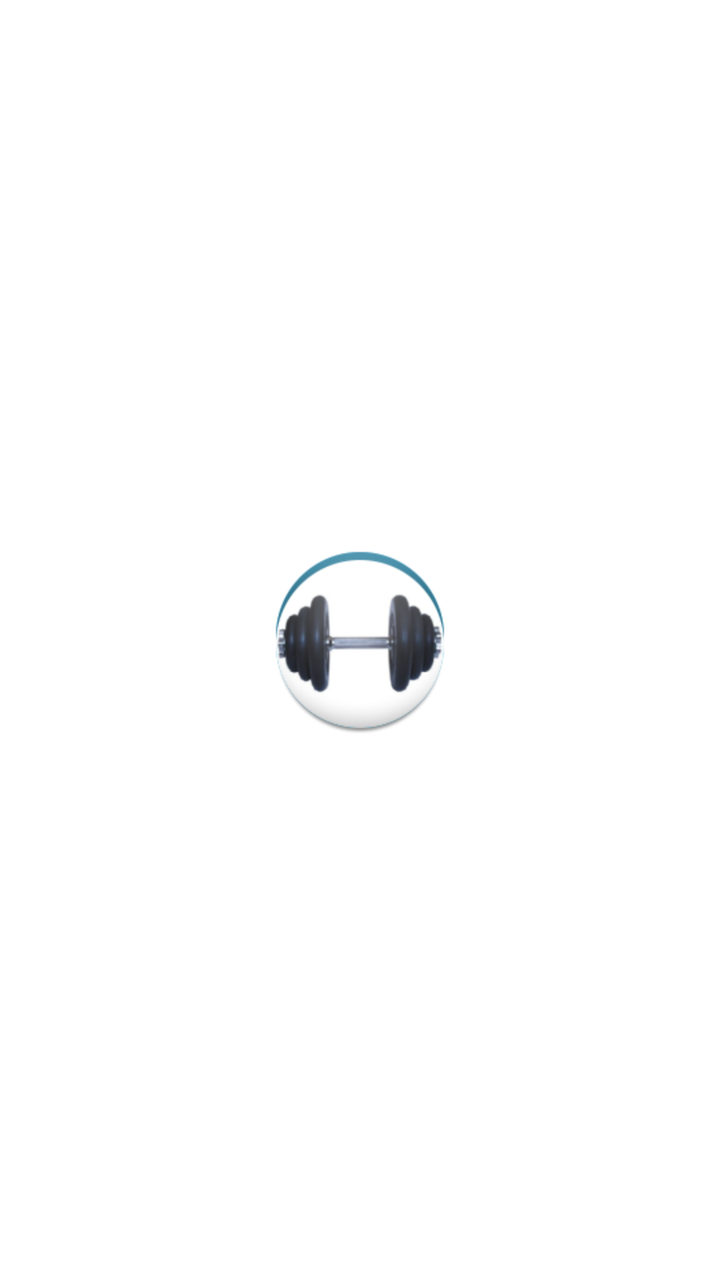
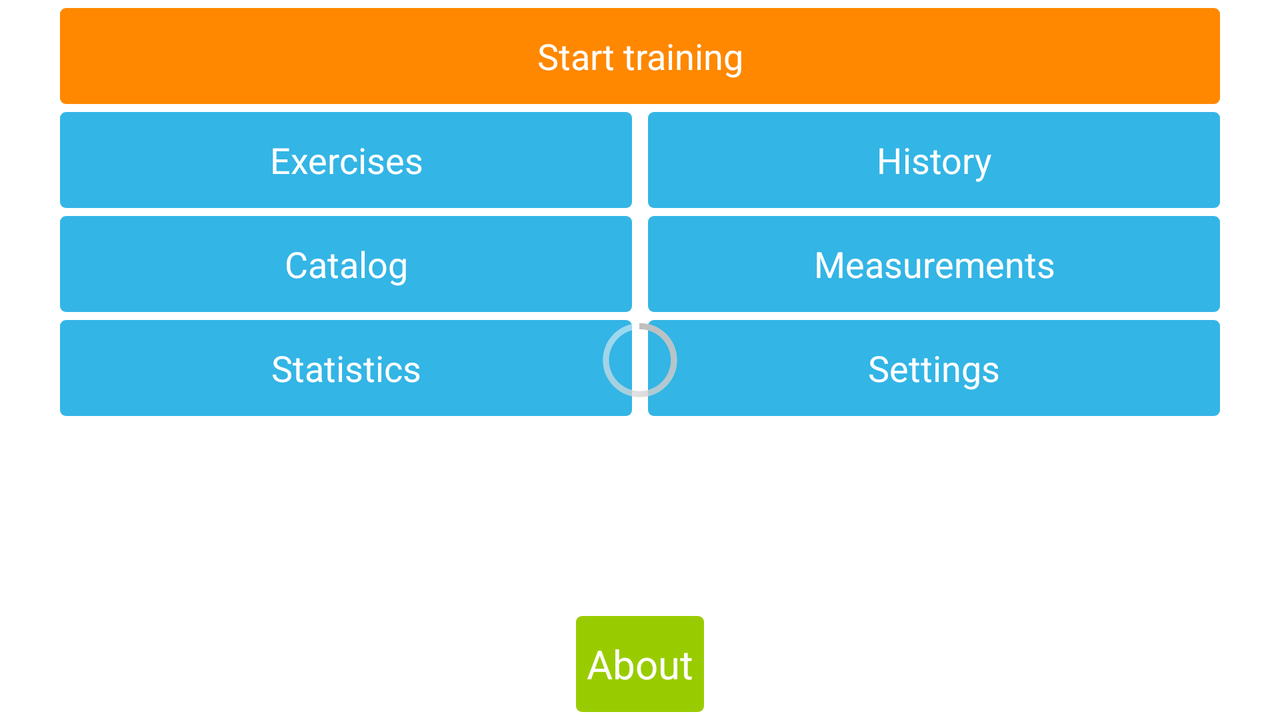

One screen, two layout resources from the same app: the default and the repository's alternative for another configuration. Each is rendered where Android would select it; the XML of both is given below.
<!-- AndroidManifest.xml: application theme Theme.Mynewactionbar -->
<!-- res/layout/activity_main.xml -->
<?xml version="1.0" encoding="utf-8"?>
<RelativeLayout xmlns:android="http://schemas.android.com/apk/res/android"
    android:layout_width="match_parent"
    android:layout_height="match_parent"
    android:background="@color/white"
    android:paddingLeft="16dp"
    android:paddingRight="16dp"
    android:paddingTop="8dp" >

    <ImageView
        android:id="@+id/imageView1"
        android:layout_width="wrap_content"
        android:layout_height="wrap_content"
        android:layout_centerHorizontal="true"
        android:scaleType="fitCenter"
        android:scaleX="2"
        android:scaleY="2"
        android:layout_centerVertical="true"
        android:src="@drawable/ic_launcher" />

</RelativeLayout>
<!-- resources referenced by this layout -->
<resources>
  <color name="white">#ffffff</color>
  <!-- drawable selectable_background_mynewactionbar (drawable) -->
  <?xml version="1.0" encoding="utf-8"?>
  <selector xmlns:android="http://schemas.android.com/apk/res/android"
          android:exitFadeDuration="@android:integer/config_mediumAnimTime" >
      <item android:state_pressed="false" android:state_focused="true" android:drawable="@drawable/list_focused_mynewactionbar" />
      <item android:state_pressed="true" android:drawable="@drawable/list_pressed_mynewactionbar" />
      <item android:drawable="@android:color/transparent" />
  </selector>
  <style name="PopupMenu.Mynewactionbar" parent="@android:style/Widget.Holo.ListPopupWindow">
          <item name="android:popupBackground">@drawable/menu_dropdown_panel_mynewactionbar</item>
      </style>
  <style name="DropDownListView.Mynewactionbar" parent="@android:style/Widget.Holo.ListView.DropDown">
          <item name="android:listSelector">@drawable/selectable_background_mynewactionbar</item>
      </style>
  <style name="ActionBarTabStyle.Mynewactionbar" parent="@android:style/Widget.Holo.ActionBar.TabView">
          <item name="android:background">@drawable/tab_indicator_ab_mynewactionbar</item>
          <item name="android:textColor">@color/white</item>
      </style>
  <style name="DropDownNav.Mynewactionbar" parent="@android:style/Widget.Holo.Spinner">
          <item name="android:background">@drawable/spinner_background_ab_mynewactionbar</item>
          <item name="android:popupBackground">@drawable/menu_dropdown_panel_mynewactionbar</item>
          <item name="android:dropDownSelector">@drawable/selectable_background_mynewactionbar</item>
      </style>
  <style name="ActionBar.Solid.Mynewactionbar" parent="@android:style/Widget.Holo.Light.ActionBar.Solid.Inverse">
          <item name="android:background">@drawable/ab_solid_mynewactionbar</item>
          <item name="android:backgroundStacked">@drawable/ab_stacked_solid_mynewactionbar</item>
          <item name="android:backgroundSplit">@drawable/ab_bottom_solid_mynewactionbar</item>
          <item name="android:progressBarStyle">@style/ProgressBar.Mynewactionbar</item>
          <item name="android:subtitleTextStyle">@style/MyTheme.ActionBar.TitleTextStyle</item>
      </style>
  <style name="ActionButton.CloseMode.Mynewactionbar" parent="@android:style/Widget.Holo.ActionButton.CloseMode">
          <item name="android:background">@drawable/btn_cab_done_mynewactionbar</item>
      </style>
  <style name="Theme.Mynewactionbar.Widget" parent="@android:style/Theme.Holo">
          <item name="android:popupMenuStyle">@style/PopupMenu.Mynewactionbar</item>
          <item name="android:dropDownListViewStyle">@style/DropDownListView.Mynewactionbar</item>
      </style>
  <style name="ProgressBar.Mynewactionbar" parent="@android:style/Widget.Holo.ProgressBar.Horizontal">
          <item name="android:progressDrawable">@drawable/progress_horizontal_mynewactionbar</item>
      </style>
  <style name="MyTheme.ActionBar.TitleTextStyle" parent="@android:style/TextAppearance.Holo.Widget.ActionBar.Title">
          <item name="android:textColor">@color/white</item>
      </style>
  <!-- drawable btn_cab_done_mynewactionbar (drawable) -->
  <?xml version="1.0" encoding="utf-8"?>
  <selector xmlns:android="http://schemas.android.com/apk/res/android">
      <item android:state_pressed="true"
          android:drawable="@drawable/btn_cab_done_pressed_mynewactionbar" />
      <item android:state_focused="true" android:state_enabled="true"
          android:drawable="@drawable/btn_cab_done_focused_mynewactionbar" />
      <item android:state_enabled="true"
          android:drawable="@drawable/btn_cab_done_default_mynewactionbar" />
  </selector>
  <!-- some entries are left out for length -->
</resources>
<!-- res/layout-land/activity_main.xml (the repository's variant of the layout above) -->
<!-- drawn on the phone turned sideways -->
<?xml version="1.0" encoding="utf-8"?>
<RelativeLayout xmlns:android="http://schemas.android.com/apk/res/android"
    xmlns:ads="http://schemas.android.com/apk/lib/com.google.ads"
    android:layout_width="match_parent"
    android:layout_height="match_parent"
    android:background="@drawable/cream_pixels_bitmap"
    android:gravity="right" >

    <Button
        android:id="@+id/buttonStartTraining"
        android:layout_width="match_parent"
        android:layout_height="wrap_content"
        android:layout_gravity="left"
        android:layout_marginBottom="4dp"
        android:layout_marginLeft="30dp"
        android:layout_marginRight="30dp"
        android:layout_marginTop="4dp"
        android:background="@drawable/button_start_training"
        android:text="@string/startTrainingButtonString"
        android:textColor="@android:color/white"
        android:textSize="18sp" />

    <LinearLayout
        android:id="@+id/linearLayout1"
        android:layout_width="wrap_content"
        android:layout_height="wrap_content"
        android:layout_alignLeft="@+id/buttonStartTraining"
        android:layout_alignRight="@+id/buttonStartTraining"
        android:layout_below="@+id/buttonStartTraining"
        android:orientation="horizontal" >

        <Button
            android:id="@+id/buttonExcersisesList"
            style="@style/HabraThemeButton"
            android:layout_width="0dp"
            android:layout_height="wrap_content"
            android:layout_marginBottom="4dp"
            android:layout_weight="1"
            android:text="@string/excersisiesListButtonString"
            android:textColor="@android:color/white" />

        <Button
            android:id="@+id/btnWorklog"
            style="@style/HabraThemeButton"
            android:layout_width="0dp"
            android:layout_height="wrap_content"
            android:layout_marginBottom="4dp"
            android:layout_marginLeft="8dp"
            android:layout_weight="1"
            android:text="@string/worklogString"
            android:textColor="@android:color/white" />
    </LinearLayout>

    <LinearLayout
        android:id="@+id/linearLayout2"
        android:layout_width="wrap_content"
        android:layout_height="wrap_content"
        android:layout_alignLeft="@+id/linearLayout1"
        android:layout_alignRight="@+id/linearLayout1"
        android:layout_below="@+id/linearLayout1" >

        <Button
            android:id="@+id/btnCataloginMain"
            style="@style/HabraThemeButton"
            android:layout_width="0dp"
            android:layout_height="wrap_content"
            android:layout_marginBottom="4dp"
            android:layout_weight="1"
            android:text="@string/exe_catalog"
            android:textColor="@android:color/white" />

        <Button
            android:id="@+id/btnMeasurementsS"
            style="@style/HabraThemeButton"
            android:layout_width="0dip"
            android:layout_height="match_parent"
            android:layout_gravity="left"
            android:layout_marginBottom="4dp"
            android:layout_marginLeft="8dp"
            android:layout_weight="1"
            android:text="@string/measurements"
            android:textColor="@android:color/white" />
    </LinearLayout>

    <LinearLayout
        android:id="@+id/lltmp"
        android:layout_width="match_parent"
        android:layout_height="wrap_content"
        android:layout_alignLeft="@+id/linearLayout2"
        android:layout_alignRight="@+id/linearLayout2"
        android:layout_below="@+id/linearLayout2"
        android:orientation="horizontal"
        android:weightSum="2" >

        <Button
            android:id="@+id/btnStatistics"
            style="@style/HabraThemeButton"
            android:layout_width="0dip"
            android:layout_height="wrap_content"
            android:layout_weight="1"
            android:text="@string/statistics" />

        <Button
            android:id="@+id/buttonSettings"
            style="@style/HabraThemeButton"
            android:layout_width="0dip"
            android:layout_height="wrap_content"
            android:layout_marginLeft="8dp"
            android:layout_weight="1"
            android:text="@string/settingsButtonString"
            android:textColor="@android:color/white" />
    </LinearLayout>

    <ProgressBar
        android:id="@+id/progressBar1"
        android:layout_width="wrap_content"
        android:layout_height="wrap_content"
        android:layout_alignParentLeft="true"
        android:layout_alignParentRight="true"
        android:layout_centerVertical="true" />

    <Button
        android:id="@+id/btnInfo"
        android:layout_width="wrap_content"
        android:layout_height="wrap_content"
        android:layout_alignParentBottom="true"
        android:layout_centerHorizontal="true"
        android:layout_marginBottom="4dp"
        android:background="@drawable/button_green"
        android:text="@string/faq"
        android:textColor="@android:color/white"
        android:textSize="20sp" />

</RelativeLayout>
<!-- resources referenced by the variant -->
<!-- as the phone turned sideways resolves them -->
<resources>
  <!-- drawable button_green (drawable) -->
  <?xml version="1.0" encoding="utf-8"?>
  <selector xmlns:android="http://schemas.android.com/apk/res/android">
      <item android:drawable="@drawable/button_green_pressed" android:state_pressed="true"></item>
      <item android:drawable="@drawable/button_green_normal"></item>
  </selector>
  <!-- drawable button_start_training (drawable) -->
  <?xml version="1.0" encoding="utf-8"?>
  <selector xmlns:android="http://schemas.android.com/apk/res/android">
      <item android:drawable="@drawable/button_start_pressed" android:state_pressed="true"></item>
      <item android:drawable="@drawable/button_start_normal"></item>
  </selector>
  <!-- drawable cream_pixels_bitmap (drawable) -->
  <?xml version="1.0" encoding="utf-8"?>
  <bitmap xmlns:android="http://schemas.android.com/apk/res/android"
      android:src="@drawable/cream_pixels"
      android:tileMode="repeat" />
  <string name="excersisiesListButtonString">Exercises</string>
  <string name="exe_catalog">Сatalog</string>
  <string name="faq">About</string>
  <string name="measurements">Measurements</string>
  <string name="settingsButtonString">Settings</string>
  <string name="startTrainingButtonString">Start training</string>
  <string name="statistics">Statistics</string>
  <string name="worklogString">History</string>
  <style name="HabraThemeButton" parent="@android:style/Widget.Button">
          <item name="android:background">@drawable/button</item>
          <item name="android:textColor">@android:color/white</item>
          <item name="android:textSize">18sp</item>
      </style>
  <style name="PopupMenu.Mynewactionbar" parent="@android:style/Widget.Holo.ListPopupWindow">
          <item name="android:popupBackground">@drawable/menu_dropdown_panel_mynewactionbar</item>
      </style>
  <style name="DropDownListView.Mynewactionbar" parent="@android:style/Widget.Holo.ListView.DropDown">
          <item name="android:listSelector">@drawable/selectable_background_mynewactionbar</item>
      </style>
  <style name="ActionBarTabStyle.Mynewactionbar" parent="@android:style/Widget.Holo.ActionBar.TabView">
          <item name="android:background">@drawable/tab_indicator_ab_mynewactionbar</item>
          <item name="android:textColor">@color/white</item>
      </style>
  <style name="DropDownNav.Mynewactionbar" parent="@android:style/Widget.Holo.Spinner">
          <item name="android:background">@drawable/spinner_background_ab_mynewactionbar</item>
          <item name="android:popupBackground">@drawable/menu_dropdown_panel_mynewactionbar</item>
          <item name="android:dropDownSelector">@drawable/selectable_background_mynewactionbar</item>
      </style>
  <style name="ActionButton.CloseMode.Mynewactionbar" parent="@android:style/Widget.Holo.ActionButton.CloseMode">
          <item name="android:background">@drawable/btn_cab_done_mynewactionbar</item>
      </style>
  <style name="Theme.Mynewactionbar.Widget" parent="@android:style/Theme.Holo">
          <item name="android:popupMenuStyle">@style/PopupMenu.Mynewactionbar</item>
          <item name="android:dropDownListViewStyle">@style/DropDownListView.Mynewactionbar</item>
      </style>
  <color name="holo_green_dark">#669900</color>
  <color name="holo_green_light">#99CC00</color>
  <color name="holo_blue_light">#33B5E5</color>
  <color name="white">#ffffff</color>
  <style name="ProgressBar.Mynewactionbar" parent="@android:style/Widget.Holo.ProgressBar.Horizontal">
          <item name="android:progressDrawable">@drawable/progress_horizontal_mynewactionbar</item>
      </style>
  <style name="MyTheme.ActionBar.TitleTextStyle" parent="@android:style/TextAppearance.Holo.Widget.ActionBar.Title">
          <item name="android:textColor">@color/white</item>
      </style>
  <color name="holo_orange_dark">#FF8800</color>
  <!-- some entries are left out for length -->
</resources>
